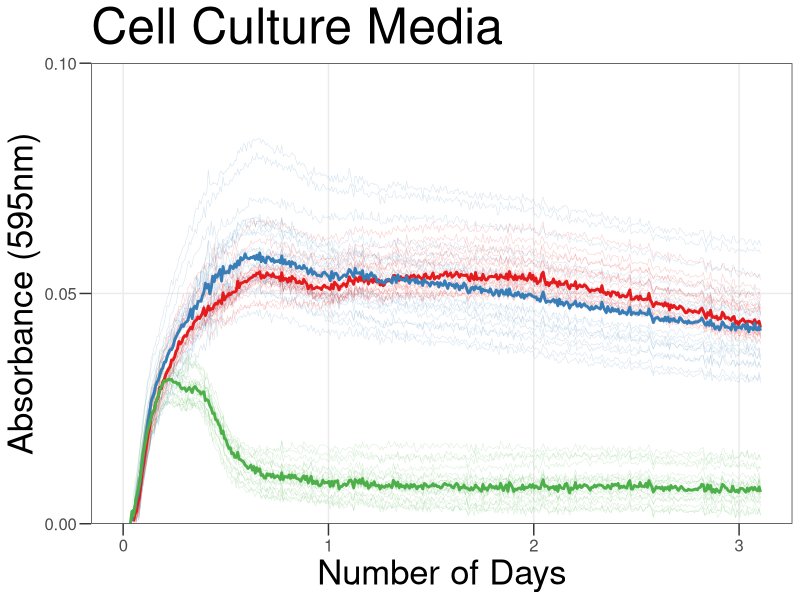
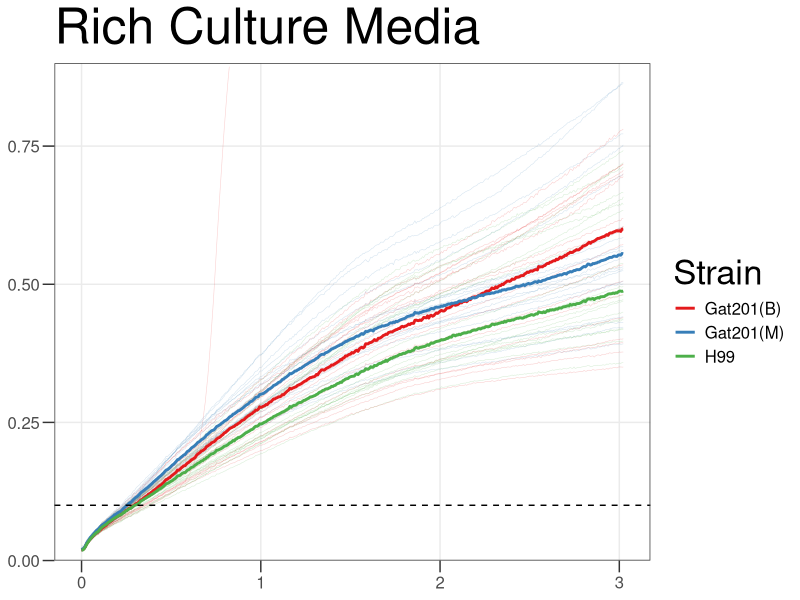
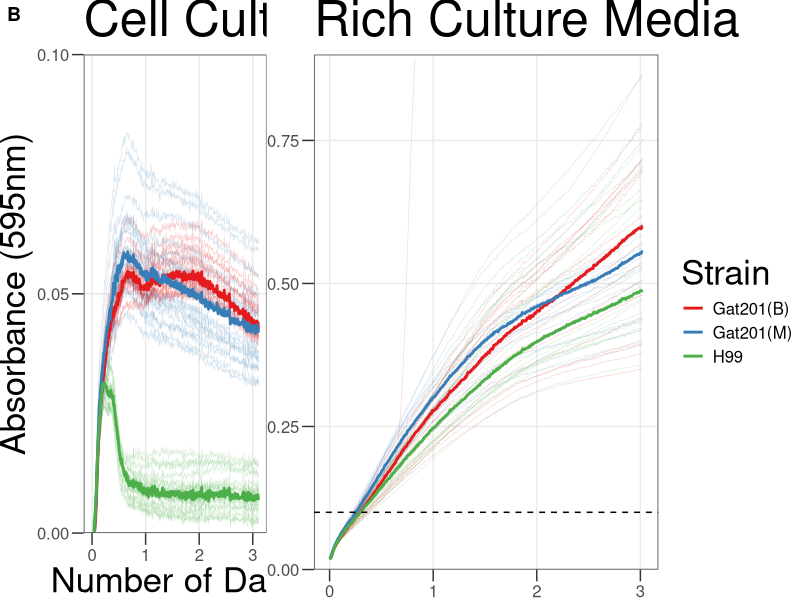
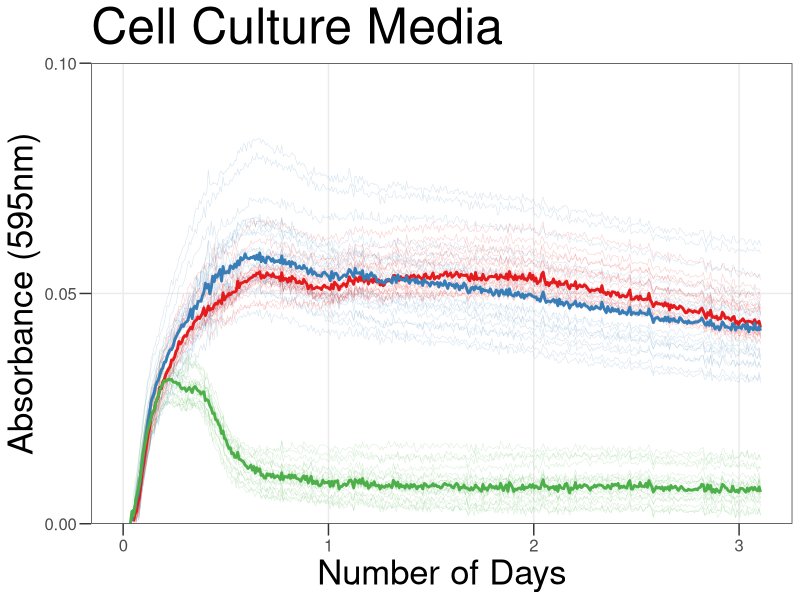
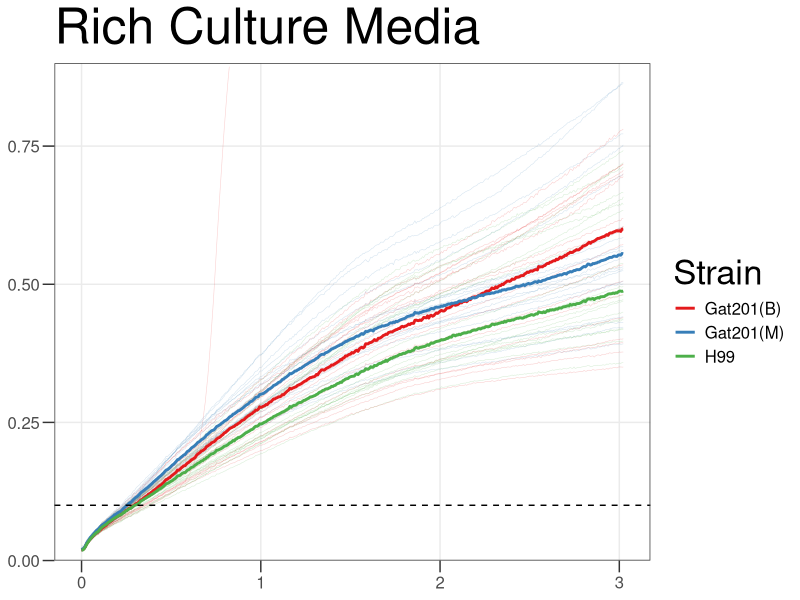
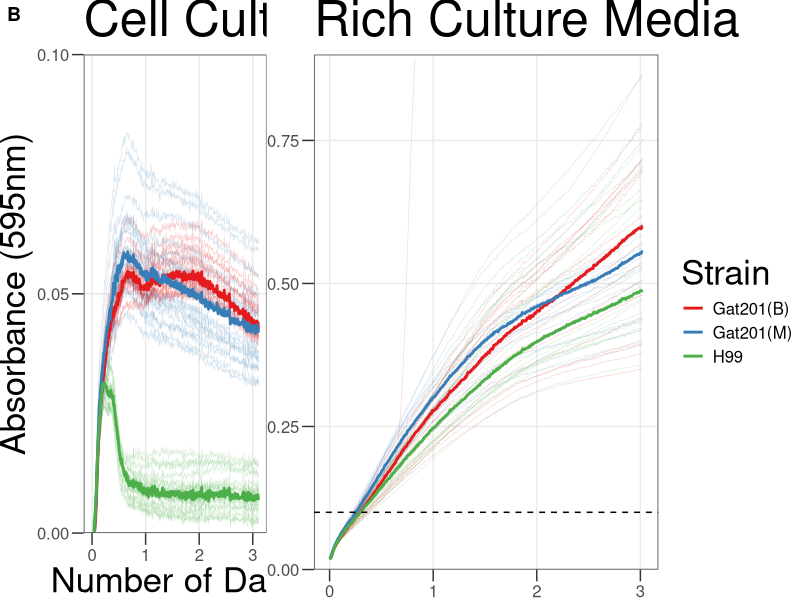

Generate these figures, in order, with R:
## ---- chunk 1
knitr::opts_chunk$set(echo = TRUE , warning=FALSE, message=FALSE)
## ---- chunk 2
library("reshape2")
library(dplyr)
library(ggplot2)
library(tidyverse)
library(markdown)
library(cowplot)
## ---- chunk 3

rawdata <- read.csv("../Input/20200728_EH_PR2_RPMI_WT_Gat201TRSP.csv")

## ---- chunk 4

 rawdata_hrs<-mutate(rawdata, Time = Time/86400)

## ---- chunk 5
reshaped <- melt(rawdata_hrs, id=c("Time", "Temp"), 
                              variable.name="Well",
                              value.name="OD595")

summary(reshaped)
## ---- chunk 6

platemap <- read.csv("../Input/20200728-PR2_SetupCSV.csv")
head(platemap, n=10)


## ---- chunk 7

annotated <- inner_join(reshaped, platemap, by="Well")
 
## ---- chunk 8
blank_OD_summary <- annotated %>%
  filter(Strain=="") %>%
  filter(Well != "H2") %>%
  # filter out columns 1 and 12 as well?
  group_by(Medium) %>%
  summarise(OD_median=median(OD595),
            OD_mean=mean(OD595),
            OD_max=max(OD595),
            OD_min=min(OD595))
print(blank_OD_summary)
## ---- chunk 9

normalisedOD <- annotated %>%
  left_join(blank_OD_summary, by="Medium") %>%
  mutate(OD_corrected = OD595 - OD_median)

## ---- chunk 10
RPMI_plot <- ggplot(data=normalisedOD %>%
                     filter(Strain != ""), 
                      aes(x=Time, y=OD_corrected, color=Strain)) + 
       geom_line(aes(group = Well), size = 0.2, alpha = 0.2) + 
       stat_summary(fun = "median", geom = "line", size = 1) +
       scale_y_continuous(limits=c(0,0.1),expand=c(0,0), breaks = c(0, 0.05, 0.1)) +
  
       labs(x = "Number of Days",
            y = "Absorbance (595nm)",
            title = "Cell Culture Media") +
       theme_bw() +
       theme(text = element_text(size = 15))+
       theme(axis.title = element_text(size = 25)) +
  theme(axis.ticks.length = unit(0.3, "cm"))+
       theme(title = element_text(size = 30))+
       theme(legend.title = element_blank())+
  theme(legend.position="none")+
  theme(panel.grid.minor = element_blank())+
       scale_color_brewer(palette="Set1")

RPMI_plot
## ---- chunk 11

ggsave("../Results/RMPI.png",width = 5.1,height=5)
## ---- chunk 12
y_rawdata <- read.csv("../Input/20200807_EH_PR4_YPD_WTGat201_TRSP.csv")

## ---- chunk 13

 y_rawdata_hrs<-mutate(y_rawdata, Time = Time/86400)
## ---- chunk 14

y_reshaped <- melt(y_rawdata_hrs, id=c("Time", "Temp"), variable.name="Well",
                 value.name="OD595")
summary(y_reshaped)
## ---- chunk 15
y_platemap <- read.csv("../Input/20200807-PR4_SetupCSV.csv")
head(y_platemap, n=10)

## ---- chunk 16
y_annotated <- inner_join(y_reshaped, y_platemap, by="Well")

## ---- chunk 17
y_blank_OD_summary <- y_annotated %>%
  filter(Strain=="") %>%
  group_by(Medium) %>%
  summarise(OD_median=median(OD595),
            OD_mean=mean(OD595),
            OD_max=max(OD595),
            OD_min=min(OD595))
print(y_blank_OD_summary)
## ---- chunk 18

y_normalisedOD <- y_annotated %>%
  left_join(y_blank_OD_summary, by="Medium") %>%
  mutate(y_OD_corrected = OD595 - OD_median)

## ---- chunk 19

YPD_plot <- ggplot(data=y_normalisedOD %>%
                     filter(Strain != ""), 
                      aes(x=Time, y=y_OD_corrected, color=Strain)) + 
       geom_line(aes(group = Well), size = 0.2, alpha = 0.2) + 
       stat_summary(fun = "median", geom = "line", size = 1) +
       scale_y_continuous(limits=c(0,0.9),expand=c(0,0)) +
       geom_hline(aes(yintercept=0.1), linetype="dashed", colour="black") +
       labs(
         title = "Rich Culture Media") +
       theme_bw() +
       theme(text = element_text(size = 15))+
       theme(axis.title.x = element_blank())+
  theme(axis.title.y = element_blank())+
       theme(axis.ticks.length = unit(0.3, "cm"))+
       theme(title = element_text(size = 30))+
   theme(panel.grid.minor = element_blank())+
       theme(legend.title = element_text(size = 25))+
       scale_color_brewer(palette="Set1")

YPD_plot
## ---- chunk 20

ggsave("../Results/YPD.png",width = 6.6,height=5)
## ---- chunk 21

figure_left_column <- 
    plot_grid(
    RPMI_plot +
      theme(plot.margin = unit(c(0,0,0,0),"in")),
    ncol = 1,
    labels = c("B")
  )

figure_right_column <- 
  plot_grid(
    YPD_plot  +
      theme(plot.margin = unit(c(0,0,0,0),"in")),
   ncol = 1,
   labels = c("")
  )

plot_grid(
  figure_left_column,
  figure_right_column,
  ncol = 2,
  rel_widths = c(1,2))



## ---- chunk 22
ggsave(filename = "../results/fig4multipanel.png", width = 6, height = 6)
